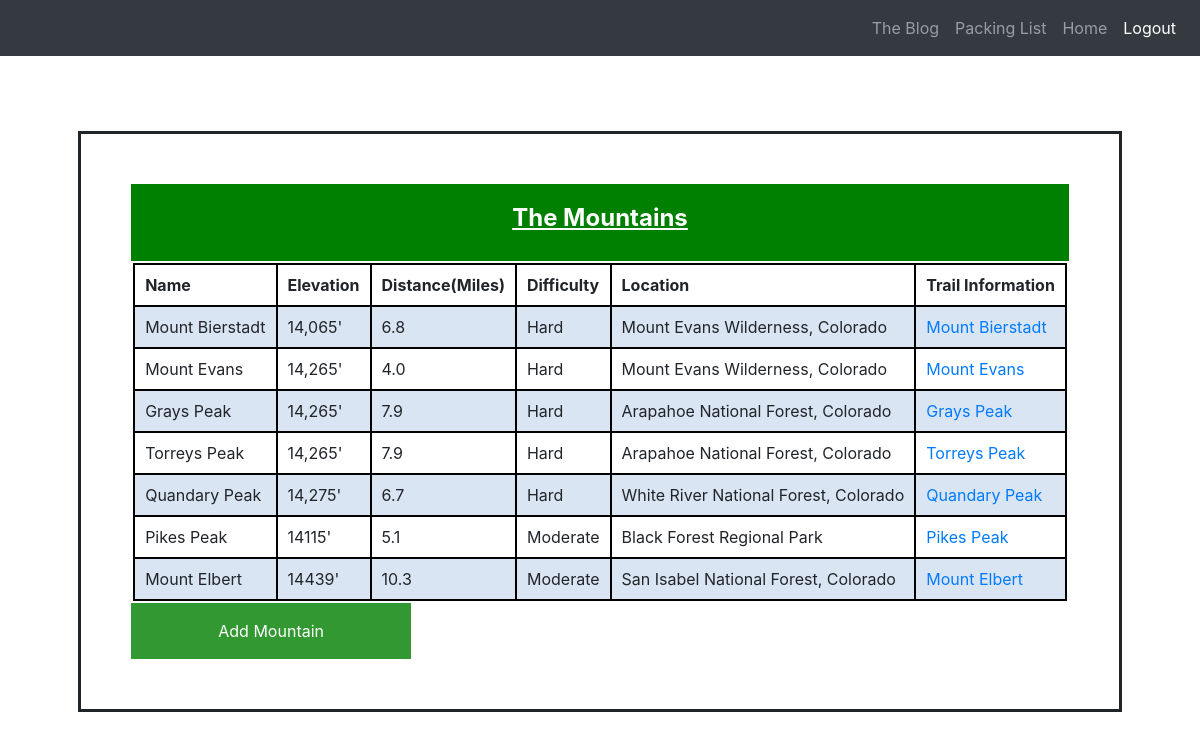
Page /mountains.php on the committed database.
### tables this page shows
CREATE TABLE `Mountains` (
  `id` int(11) NOT NULL,
  `Name` varchar(50) NOT NULL,
  `Elevation` varchar(20) NOT NULL,
  `Distance` decimal(4,1) UNSIGNED NOT NULL,
  `Difficulty` varchar(20) NOT NULL,
  `Location` varchar(50) NOT NULL,
  `Info` longtext NOT NULL
);

### mountains.php (the view, shortened to what this page needs)
<html>
<head>
  <link rel="stylesheet" href="https://stackpath.bootstrapcdn.com/bootstrap/4.1.3/css/bootstrap.min.css">
  <link rel="stylesheet" href="Assignment2EC.css">
</head>
<body>
  <nav class="navbar navbar-expand-sm bg-dark navbar-dark">
    <ul class="navbar-nav ml-auto">
      <li class="nav-item">
        <a class="nav-link" href="blog.php">The Blog</a>
      </li>
      <li class="nav-item">
        <a class="nav-link" href="packing.php">Packing List</a>
      </li>
      <li class="nav-item">
        <a class="nav-link" href="home.html">Home</a>
      </li>
      <li class="nav-item active">
        <a class="nav-link" href="logout.php">Logout</a>
      </li>
    </ul>
  </nav>
<div>
     <div id="packing">
     <div id="Intro"><h4>The Mountains</h4></div>
      <?php
      include("connect.php");
      $result = mysqli_query($conn,"SELECT * FROM Mountains");
      echo "<table border='1'>
          <tr>
          <th>Name</th>
          <th>Elevation</th>
          <th>Distance(Miles)</th>
          <th>Difficulty</th>
          <th>Location</th>
          <th>Trail Information</th>
          </tr>";
          while($row = mysqli_fetch_array($result))
                {
                echo "<tr>";
                echo "<td>" . $row['Name'] . "</td>";
                echo "<td>" . $row['Elevation'] . "' </td>";
                echo "<td>" . $row['Distance'] . "</td>";
                echo "<td>" . $row['Difficulty'] . "</td>";
                echo "<td>" . $row['Location'] . "</td>";
                echo "<td><a href='" . $row['Info'] .  "'>" . $row['Name'] ."</a></td>";
                echo "</tr>";
                }
           echo "</table>";
        ?>
<button class="open-button" onclick="openForm()">Add Mountain</button>
		<br>
    </div>
</body>
</html>

### Assignment2EC.css (style rules this page uses)
body { background-image: url("https://www.glennrandall.com/images/sunrise_from_windom_peak_11x14-2_800.jpg?crc=506353075"); background-size: cover; }
h4 { font-weight: bold; }
table,th,td { border: 2px solid black; margin: 2px; padding: 10px; border-collapse: collapse; }
tr:nth-child(even) { background-color: #dae5f4; }
#Intro { background-color: green; padding: 20px; text-align: center; text-decoration: underline; color: white; }
#packing { background-color: white; border-style: solid; padding: 50px; display: table; position: sticky; margin: 75px auto 75px; }
.open-button { background-color: green; color: white; padding: 16px 20px; border: none; cursor: pointer; opacity: 0.8; bottom: 20px; width: 280px; }

### rows in the picture
mountains: Name "Mount Bierstadt", Elevation "14,065", Distance "6.8", Difficulty "Hard", Location "Mount Evans Wilderness, Colorado"
mountains: Name "Mount Evans", Elevation "14,265", Distance "4.0", Difficulty "Hard", Location "Mount Evans Wilderness, Colorado"
mountains: Name "Grays Peak", Elevation "14,265", Distance "7.9", Difficulty "Hard", Location "Arapahoe National Forest, Colorado"
mountains: Name "Torreys Peak", Elevation "14,265", Distance "7.9", Difficulty "Hard", Location "Arapahoe National Forest, Colorado"
mountains: Name "Quandary Peak", Elevation "14,275", Distance "6.7", Difficulty "Hard", Location "White River National Forest, Colorado"
mountains: Name "Pikes Peak", Elevation "14115", Distance "5.1", Difficulty "Moderate", Location "Black Forest Regional Park"
mountains: Name "Mount Elbert", Elevation "14439", Distance "10.3", Difficulty "Moderate", Location "San Isabel National Forest, Colorado"
